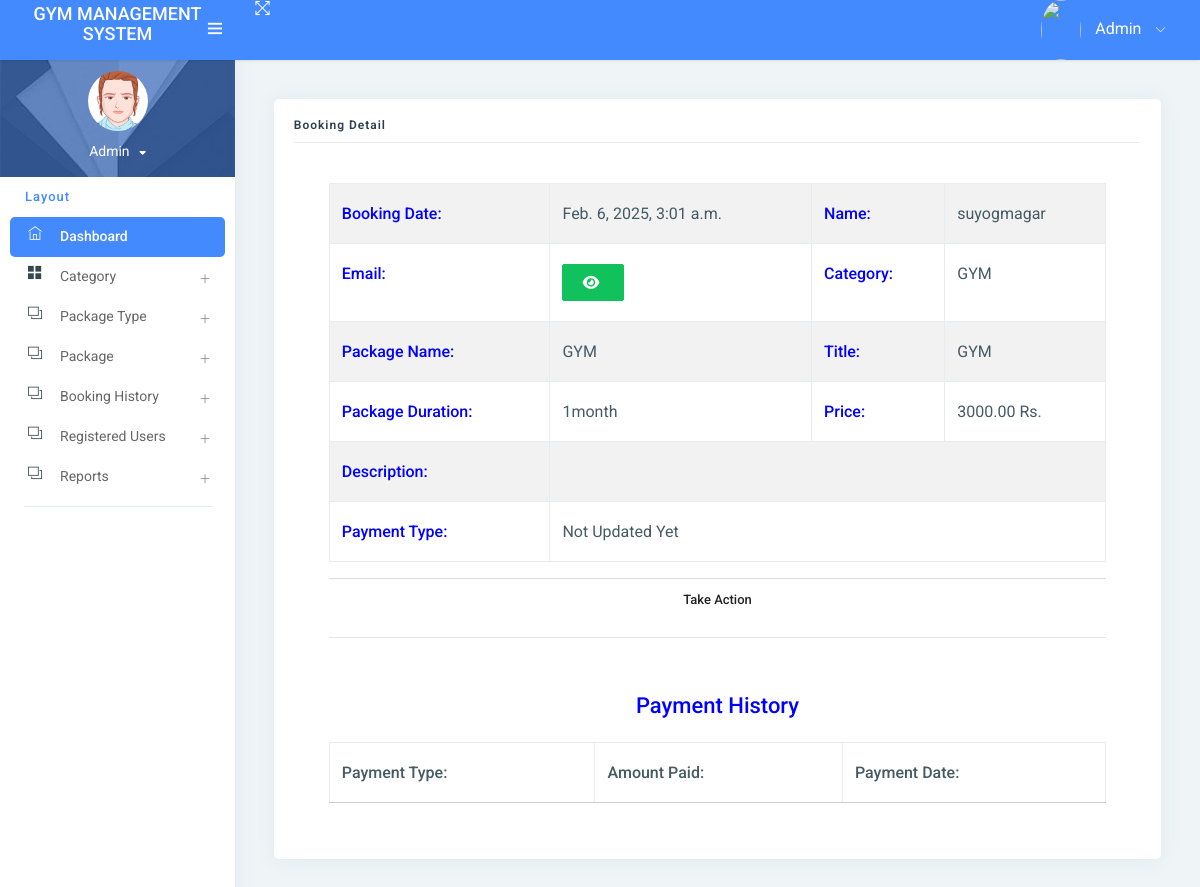
The page /booking_detail/1/ (signed in) on the database its author committed.
### app/models.py (models this page shows, shortened)
class Booking(models.Model):
    package = models.ForeignKey(Package, on_delete=models.CASCADE, null=True, blank=True)
    register = models.ForeignKey(Signup, on_delete=models.CASCADE, null=True, blank=True)
    bookingnumber = models.CharField(max_length=100, null=True, blank=True)
    status = models.IntegerField(choices=STATUS, default=1)
    creationdate = models.DateTimeField(auto_now_add=True)

class Signup(models.Model):
    user = models.OneToOneField(User, on_delete=models.CASCADE, null=True)  # One-to-One link with User
    mobile = models.CharField(max_length=15, null=True)
    state = models.CharField(max_length=150, null=True)
    city = models.CharField(max_length=150, null=True)
    address = models.CharField(max_length=200, null=True)
    creationdate = models.DateTimeField(auto_now_add=True)

class Package(models.Model):
    category = models.ForeignKey(Category, on_delete=models.CASCADE, null=True)
    packagename = models.ForeignKey(Packagetype, on_delete=models.CASCADE, null=True)
    titlename = models.CharField(max_length=200, null=True)
    packageduration = models.CharField(max_length=50, null=True)
    price = models.DecimalField(max_digits=10, decimal_places=2, null=True)
    description = models.TextField(null=True)
    creationdate = models.DateTimeField(auto_now_add=True)

class Category(models.Model):
    categoryname = models.CharField(max_length=200, null=True)
    status = models.CharField(max_length=300, null=True)
    creationdate = models.DateTimeField(auto_now_add=True)

class Packagetype(models.Model):
    category = models.ForeignKey(Category, on_delete=models.CASCADE, null=True)
    packagename = models.CharField(max_length=200, null=True)
    creationdate = models.DateTimeField(auto_now_add=True)
    def __str__(self):
        return self.packagename

### app/views.py (the view, shortened to what this page needs)
# urls.py: path('booking_detail/<int:pid>/', booking_detail, name="booking_detail"),
def booking_detail(request, pid):
    data = Booking.objects.get(id=pid)
    payment = Paymenthistory.objects.filter(booking=data)
    if request.user.is_staff:
        return render(request, "admin/admin_booking_detail.html", locals())
    else:
        return render(request, "user_booking_detail.html", locals())

### templates/admin/admin_booking_detail.html (shortened to what this page needs)
{% extends 'admin_base.html' %}
{% load static custom_tags %}
{% block main %}
<link rel="stylesheet" href="https://cdnjs.cloudflare.com/ajax/libs/font-awesome/6.2.0/css/all.min.css" />
<div class="pcoded-inner-content">
    <div class="main-body">
        <div class="page-wrapper">
            <div class="page-body">
                <div class="row">
                    <div class="col-sm-12">
                        <div class="card">
                            <div class="card-block">
                                <h4 class="sub-title">Booking Detail</h4>
                                <div class="card-body">
                                <div class="container">
                                    <table id="example1" class="table table-bordered table-striped">
                                        <tr>
                                            <th style="color:blue">Booking Date:</th>
                                            <td>{{data.creationdate}}</td>
                                            <th style="color:blue">Name:</th>
                                            <td>{{data.register.user.first_name}}{{data.register.user.last_name}}</td>
                                        </tr>
                                        <tr>
                                            <th style="color:blue">Email:</th>
                                            <td>
                                                <button type="button" class="btn btn-success" id="email-btn-{{forloop.counter}}" onclick="togglePassword('email-{{forloop.counter}}', this.id)"><i class="fa fa-eye"></i></button>
                                            </td>
                                            <th style="color:blue">Category:</th>
                                            <td>{{data.package.category.categoryname}}</td>
                                        </tr>
                                        <tr>
                                            <th style="color:blue">Package Name:</th>
                                            <td>{{data.package.packagename}}</td>
                                            <th style="color:blue">Title:</th>
                                            <td>{{data.package.titlename}}</td>
                                        </tr>
                                        <tr>
                                            <th style="color:blue">Package Duration:</th>
                                            <td>{{data.package.packageduration}}</td>
                                            <th style="color:blue">Price:</th>
                                            <td>{{data.package.price}} Rs.</td>
                                        </tr>
                                        <tr>
                                            <th style="color:blue">Description:</th>
                                            <td colspan="12">{{data.package.description|safe}}</td>
                                        </tr>
                                        <tr>
                                            <th style="color:blue">Payment Type:</th>
                                             <td colspan="12">{{data.get_status_display}}</td>
                                        </tr>
                                    </table>
                                    {% if data.status == 1 %}
                                    <center>
                                        <div class="accordion-heading" role="tab" id="headingOne">
                                                <h3 class="card-title accordion-title"><a class="accordion-msg waves-effect waves-dark" data-toggle="collapse" data-parent="#accordion" href="#collapseOne" aria-expanded="true" aria-controls="collapseOne">
                                                    Take Action</a>
                                                </h3>
                                        </div>
                                    </center>
                                    {% endif %}
                                    <hr>
                                    {% if data.status != "New" %}
                                    <table id="example6" class="table table-bordered table-striped">
                                        <div class="card-body">
                                            <tr>
                                                <center>
                                                    <h4 style="color:blue">Payment History</h4>
                                                </center>
                                            </tr>
                                            <table id="example5" class="table table-bordered table-striped">
                                                <thead>
                                                <tr>
                                                    <th>Payment Type:</th>
                                                    <th>Amount Paid:</th>
                                                    <th>Payment Date:</th>
                                                </tr>
                                                </thead>
                                            </table>
                                        </div>
                                    </table>
                                    {% endif %}
                                </div>
                                </div>
                            </div>
                        </div>
                    </div>
                </div>
            </div>
        </div>
    </div>
</div>
{% endblock %}

### templates/admin/admin_booking_detail.html (style rules this page uses)
td { padding:0px; }

### rows shown on the page
Booking: creationdate "Feb. 6, 2025, 3:01 a.m.", register.user.first_name "suyog", register.user.last_name "magar", package.category.categoryname "GYM", package.packagename "GYM", package.titlename "GYM", package.packageduration "1month", package.price "3000.00", status "Not Updated Yet"
